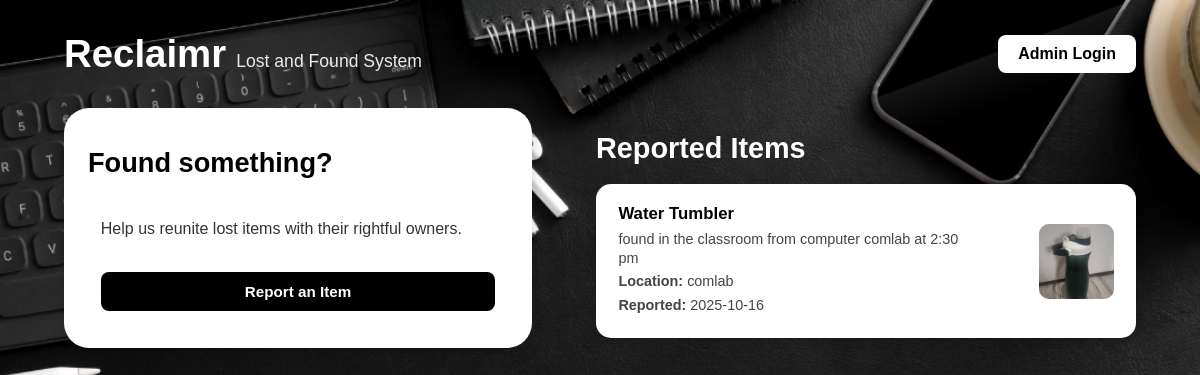
The app's page /, older data.
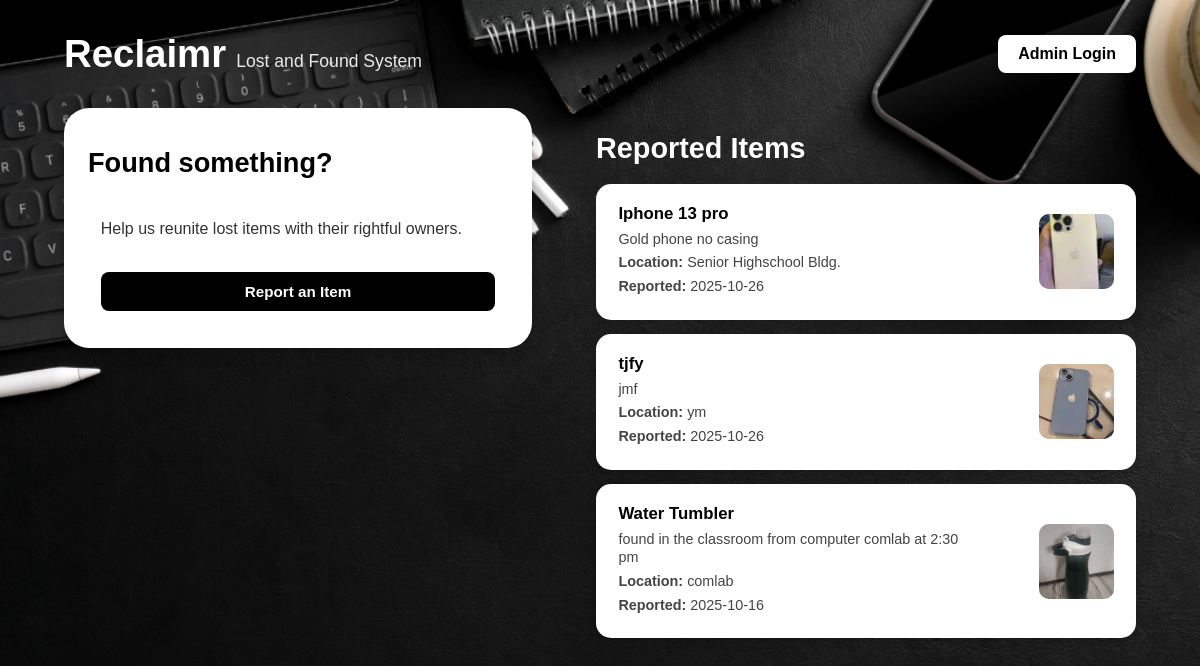
The same page, newer data.
### items/models.py (models this page shows, shortened)
class Item(models.Model):
    CATEGORY_CHOICES = [
        ('lost', 'Lost'),
        ('found', 'Found'),
    ]
    STATUS_CHOICES = [
        ('Pending', 'Pending'),
        ('Claimed', 'Claimed'),
    ]
    title = models.CharField(max_length=200)
    description = models.TextField()
    category = models.CharField(max_length=10, choices=CATEGORY_CHOICES, default='found')
    location = models.CharField(max_length=200)
    date_reported = models.DateTimeField(default=timezone.now)
    contact_info = models.CharField(max_length=200, blank=True, null=True)
    image = models.ImageField(upload_to='item_images/', blank=True, null=True)
    status = models.CharField(max_length=20, choices=STATUS_CHOICES, default='Pending')
    class Meta:
        ordering = ['-date_reported']

### items/views.py (the view)
# urls.py: path('', views.home_view, name='home'),
def home_view(request):
    items = Item.objects.all().order_by('-date_reported')
    return render(request, 'invApp/home.html', {'items': items})

### items/templates/invApp/home.html (shortened to what this page needs)
{% load static %}
<!DOCTYPE html>
<html lang="en">
<head>
</head>
<body>
  <header>
    <div class="logo">
      <h1>Reclaimr</h1>
      <span>Lost and Found System</span>
    </div>
    <a href="{% url 'admin_login' %}" class="admin-btn">Admin Login</a>
  </header>
  <main>
    <section class="form-section" id="reportSection">
      <h2 id="sectionTitle">Found something?</h2>
      <div id="reportCard">
        <div class="form-container">
          <p style="font-size: 1rem; color:#333;">Help us reunite lost items with their rightful owners.</p>
          <button onclick="showForm()">Report an Item</button>
        </div>
      </div>
    </section>
    <section class="items-section">
      <h2>Reported Items</h2>
      {% for item in items %}
        {% if item.category == "found" %}
          <div class="item-card">
            <div class="item-info">
              <h3>{{ item.title }}</h3>
              <p>{{ item.description }}</p>
              <p><strong>Location:</strong> {{ item.location }}</p>
              <p><strong>Reported:</strong> {{ item.date_reported|date:"Y-m-d" }}</p>
            </div>
            {% if item.image %}
              <img src="{{ item.image.url }}" alt="{{ item.title }}" class="item-image" />
            {% else %}
              <div class="item-image"></div>
            {% endif %}
          </div>
        {% endif %}
      {% empty %}
        <p>No items reported yet.</p>
      {% endfor %}
    </section>
  </main>
</body>
</html>

Row changes from the older to the newer data that the page shows:
added Item: title "Iphone 13 pro", description "Gold phone no casing", location "Senior Highschool Bldg.", date_reported "2025-10-26", image (picture)
added Item: title "tjfy", description "jmf", location "ym", date_reported "2025-10-26", image (picture)
